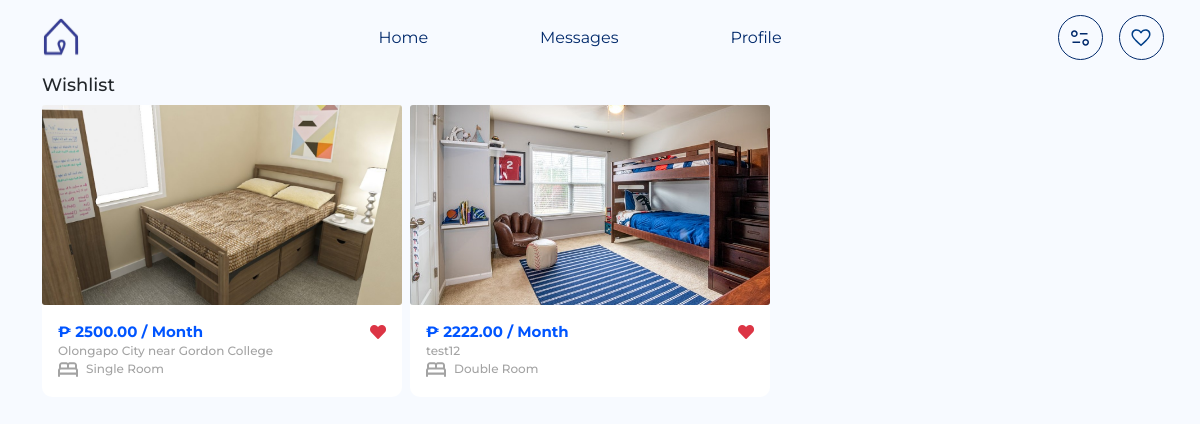
Screenshot of /wishlist/ (signed in) with the database file from the repository.
### base/models.py (models this page shows, shortened)
class FavoriteDorm(models.Model):
    user = models.ForeignKey(User, on_delete=models.CASCADE)
    dorm = models.ForeignKey(Dorm, on_delete=models.CASCADE)
    class Meta:
        unique_together = ('user', 'dorm')

class Dorm(models.Model):
    dromTypes=(
                ('Single Room','Single Room'),
                ('Double Room','Double Room'),
                ('Deluxe Room','Deluxe Room'),
                ('Apartment Style','Apartment Style')
                )
    placeTypes = (
        ('Single Room', 'Guests will have their own private space within a larger accommodation'),
        ('Shared Room', 'Guests will have their own private space within a larger accommodation'),
        ('Entire Place', 'Guests will have the whole place to themselves, offering privacy and freedom'),
    )
    name = models.CharField(max_length=255)
    type_of_dorm = models.CharField(max_length=255, choices=dromTypes)
    place_type = models.CharField(max_length=50, choices=placeTypes, help_text="What type of place will guests have?" ,null=True)
    area = models.DecimalField(max_digits=10, decimal_places=2, help_text="Area in square feet",null=True)
    bathroom = models.CharField(max_length=10, default=0)
    guest = models.CharField(max_length=10, default=0)
    bed = models.CharField(max_length=10, default=0)
    bedroom = models.CharField(max_length=10, default=0)
    study_area = models.CharField(max_length=10, default=0)
    description=models.TextField(null=True)
    availability_status = models.BooleanField(default=False)
    reviews_count = models.PositiveIntegerField(default=0)
    reviews_avg_rating = models.DecimalField(max_digits=3, decimal_places=2, default=0.0)
    amenities = models.ManyToManyField(Amenity, blank=True, related_name='dorms')
    accessibility_features = models.ManyToManyField(AccessibilityFeature, blank=True, related_name='dorms')
    owner = models.ForeignKey(User, on_delete=models.CASCADE, related_name='owned_dorms')
    published = models.BooleanField(default=False)  # Field to mark if the dorm is published

class DormImage(models.Model):
    dorm = models.ForeignKey(Dorm, related_name="images", on_delete=models.CASCADE)
    image = models.ImageField(upload_to='dorm_images/')

class RentalCost(models.Model):
    dorm = models.OneToOneField(Dorm, on_delete=models.CASCADE)
    rent = models.DecimalField(max_digits=10, decimal_places=2)
    deposit = models.DecimalField(max_digits=10, decimal_places=2,null=True)
    utilities = models.DecimalField(max_digits=10, decimal_places=2,null=True)

### base/views.py (the view)
# urls.py: path('wishlist/',fav,name='fav'),
def fav(request):
    user_favorites = request.user.favoritedorm_set.all() if request.user.is_authenticated else []
    user_favorites_ids = user_favorites.values_list('dorm', flat=True) if request.user.is_authenticated else []
    return render(request, 'fav.html', {'dorms':user_favorites,'user_favorites_ids':user_favorites_ids})

### base/templates/fav.html (shortened to what this page needs)
{% extends "base.html" %}
{% load static %}
{% block content %}
<div class="container main-wrapper">
    <section class="recommendations">
        <h2 class="fs18 fw500">Wishlist</h2>
        <div class="Dromcards d-flex justify-content-xl-start justify-content-center gap-2 flex-wrap">
            {% if dorms %}
            {% for dorm in dorms %}
            <div class="card border-0 col-xl-4 wm100">
                <a href="{% url "dorm_detail" dorm.dorm.id %}">
                <div class="card-img w-100">
                    {% if dorm.dorm.images.all %}
                        <img class="w-100" src="{{ dorm.dorm.images.first.image.url }}" alt="">
                    {% else %}
                        <img class="w-100" src="{% static 'assets/media/default-dorm-image.png' %}" alt="Dorm Image">
                    {% endif %}
                </div>
                <div class="card-body">
                    <div class="d-flex justify-content-between">
                        <div class="roomPrice fs15 fw-bold font-color-0055FF">
                            ₱ {{ dorm.dorm.rentalcost.rent }} / Month
                        </div>
                        <div>
                            {% if request.user.is_authenticated %}
                                {% if dorm.dorm.id in user_favorites_ids %}
                                    <a href="{% url 'remove_from_favorites' dorm.dorm.id %}">
                                        <i class="fas fa-heart text-danger"></i>
                                    </a>
                                {% else %}
                                    <a href="{% url 'add_to_favorites' dorm.dorm.id %}">
                                        <i class="far fa-heart font-color-gray-light"></i>
                                    </a>
                                {% endif %}
                            {% else %}
                                <i class="far fa-heart font-color-gray-light"></i>
                            {% endif %}
                        </div>
                    </div>
                    <p class="fs12 fw500 font-color-gray-light p-0 m-0">{{ dorm.dorm.name }}</p>
                    <div class="d-flex gap-2 align-items-center">
                        <div class="bed-icon">
                            <img src="{% static 'assets/media/Logo/bed.svg' %}" alt="">
                        </div>
                        <div class="fs12 fw500 font-color-gray-light">
                            {{ dorm.dorm.type_of_dorm }}
                        </div>
                    </div>
                </div>
            </a>
            </div>
    {% endfor %}
            {% else %}
            No results
            {% endif %}
        </div>
    </section>
</div>
{% endblock content %}

### static/assets/css/style.css (style rules this page uses)
:root { --fontFamily: "Montserrat", sans-serif; --fontColor-000000: #000000; --accent-color: #0035A7; --Col-00296B: #00296B; --Col-0055FF: #0055FF; --Col-003F88: #003F88; --Col-4CAF50: #4CAF50; --fontColor3-A3A3A3: #A3A3A3; --fontColor4-252525: #252525; }
* { font-family: var(--fontFamily); }
body { background-color: #F7FAFF; }
.font-color-gray-light { color: var(--fontColor3-A3A3A3); }
.font-color-0055FF { color: var(--Col-0055FF); }
p { color: var(--fontColor3-A3A3A3); }
.fw500 { font-weight: 500; }
.fs12 { font-size: 12px; }
.fs15 { font-size: 15px; }
.fs18 { font-size: 18px; }
p { line-height: 12.19px; }
a { color: inherit; text-decoration: none; }
.Dromcards .card { width: 360px; border-bottom-left-radius: 10px; border-bottom-right-radius: 10px; }
.Dromcards .card-img { height: 200px; overflow: hidden; }
.Dromcards .card-img img { object-fit: cover; object-position: center; height: 100%; }

### rows the page displays
FavoriteDorm: dorm.images.first.image (picture), dorm.rentalcost.rent "2500.00", dorm.name "Olongapo City near Gordon College", dorm.type_of_dorm "Single Room"
FavoriteDorm: dorm.images.first.image (picture), dorm.rentalcost.rent "2222.00", dorm.name "test12", dorm.type_of_dorm "Double Room"
